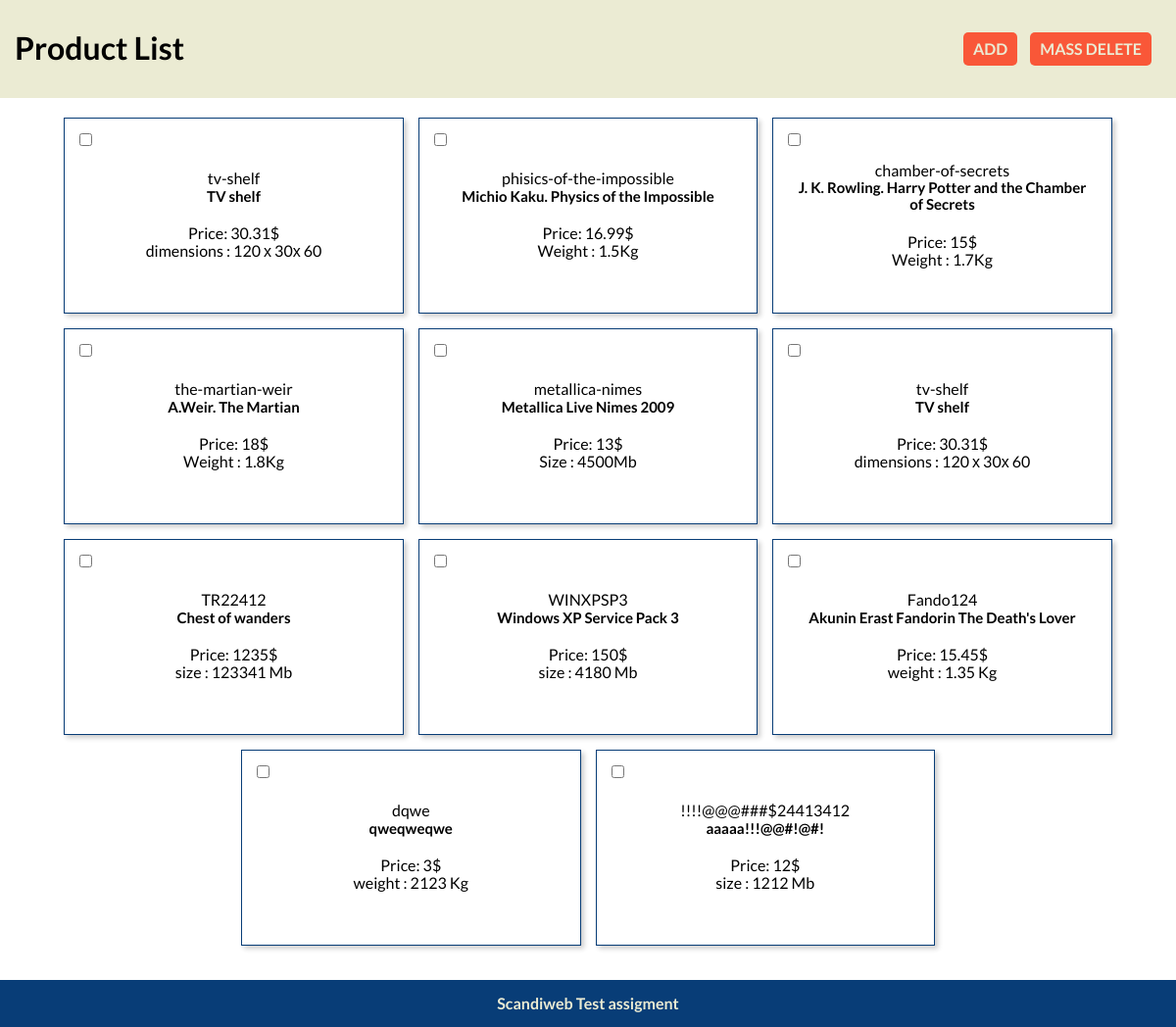
The page / on the database its author committed.
### tables this page shows
CREATE TABLE `products` (
  `id` int(11) NOT NULL,
  `name` text NOT NULL,
  `sku` text NOT NULL,
  `price` float NOT NULL,
  `features` longtext NOT NULL,
  `type` varchar(50) NOT NULL
);

### app/core/View.php (called while the page is built, shortened)
<?php
class View
{
  public $path;
  public $layout = 'default';
  public function __construct($route)
  {
    $this->path = $route['controller'] . '/' . $route['action'];
  }
  public function render($title, $vars = [])
  {
    $contentFile = 'app/views/' . $this->path . '.php';
    if(file_exists($contentFile)){
      require $contentFile;
      $content = ob_get_clean();
    }else{
      echo 'Layout is not found' . $this->path;
    }
    require 'app/views/layouts/' . $this->layout . '.php';
  }
}

### app/controllers/MainController.php (called while the page is built, shortened)
<?php
class MainController  extends Controller
{
  public function indexAction()
  {
    $result = $this->model->getProducts();
    $vars = [
      'products' => $result,
      'title' => 'Product List',
    ];
    $this->view->render('Products List', $vars);
  }
}

### index.php (called while the page is built, shortened)
<?php
spl_autoload_register(function ($class) {
  $path = str_replace('\\', '/', $class.".php");
});
$router = new Router;
$router->run();

### app/lib/Db.php (called while the page is built, shortened)
<?php
class Db
{
  protected $db;
  function __construct()
  {
    $config =  require 'app/config/db.php';
    $this->db = new PDO('mysql:host=' . $config['host'] . ';dbname=' . $config['name'], $config['user'], $config['password']);
  }
  public function query($sql, $params = [])
  {
    $stmt = $this->db->prepare($sql, $params);
    $stmt->execute();
    return  $stmt;
  }
  public function row($sql, $params = [])
  {
    $result =  $this->query($sql, $params);
    return $result->fetchAll(PDO::FETCH_ASSOC);
  }
}

### app/config/db.php (called while the page is built)
<?php
  return [
    'host' => 'localhost',
    'name' => 'mvcdb',
    'user' => 'alex_les',
    'password' => '4XHlKzFHsFtlVFhe',
  ];

### app/models/MainModel.php (called while the page is built, shortened)
<?php
class MainModel extends Model
{
  public function getProducts()
  {
    $result = $this->db->row('SELECT * FROM products;');
    return $result;
  }
}

### app/core/Model.php (called while the page is built, shortened)
<?php
abstract class Model
{
  public function __construct(){
    $this->db = new Db;
  }
}

### app/views/main/index.php (the view)
<div class="products__list">
  <?php
  extract($vars);
  foreach ($products as  $product) : ?>
    <div class="product" data-product-id="<?=$product['id']?>">
      <input class="delete-checkbox" type="checkbox">
      <div class="product__sku"><?= $product['sku'] ?></div>
      <div class="product__name"><?= $product['name'] ?></div>
      <div class="product__price">Price: <?= $product['price'] ?>$</div>
      <div class="product_feature">
        <?php
        $features = json_decode($product['features']);
        foreach ($features as $key => $value) {
          $value = ucfirst($value);
          echo "<span class=\"product__feature-name\"> $key : </span><span class=\"product__feature-value\">$value</span>";
        } ?>
      </div>
    </div>
  <?php endforeach ?>
</div>

### app/core/Router.php (shortened to what this page needs)
<?php
class Router
{
  protected $routes = [];
  protected $params = [];
  function add($route, $params)
  {
    $route = '#^' . $route . '$#';
    $this->routes[$route] = $params;
  }
  function match()
  {
    $url = trim($_SERVER["REQUEST_URI"], '/');
    foreach ($this->routes as $route => $params) {
      if (preg_match($route, $url, $matches)) {
        $this->params = $params;
        return true;
      }
    }
    return false;
  }
  function run()
  {
    if ($this->match()) {
      $path = 'app\controllers\\' . ucfirst($this->params['controller']) . 'Controller';
      if (class_exists($path)) {
        $action = $this->params['action'] . 'Action';
        if (method_exists($path, $action)) {
          $controller = new $path($this->params);
          $controller->$action();
        } else {
          View::errorCode(404);
        }
      } else {
        View::errorCode(404);
      }
    }else{
      View::errorCode(404);
    }
  }
}

### app/views/layouts/default.php (shortened to what this page needs)
<!DOCTYPE html>
<html lang="ru">
<head>
  <link rel="stylesheet" href="/app/accets/css/main.min.css">
</head>
<body>
  <header class="header">
    <div class="header__inner">
      <h1 class="header__title">Product List</h1>
      <div class="header__buttons">
        <button class="btn" onclick="document.location.href = 'product/add';">ADD</button>
        <button class="btn" id="delete-product-btn">MASS DELETE</button>
      </div>
    </div>
  </header>
  <section class="products">
    <div class="container">
    <?php echo $content; ?>
    </div>
  </section>
  <footer class="footer">
    <p class="footer__text">Scandiweb Test assigment </p>
  </footer>
</body>
</html>

### rows shown on the page
products: sku "tv-shelf", name "TV shelf", price "30.31", key "dimensions", value "120 х 30х 60"
products: sku "phisics-of-the-impossible", name "Michio Kaku. Physics of the Impossible", price "16.99", key "Weight", value "1.5Kg"
products: sku "chamber-of-secrets", name "J. K. Rowling. Harry Potter and the Chamber of Secrets", price "15", key "Weight", value "1.7Kg"
products: sku "the-martian-weir", name "A.Weir. The Martian", price "18", key "Weight", value "1.8Kg"
products: sku "metallica-nimes", name "Metallica Live Nimes 2009", price "13", key "Size", value "4500Mb"
products: sku "tv-shelf", name "TV shelf", price "30.31", key "dimensions", value "120 х 30х 60"
products: sku "TR22412", name "Chest of wanders", price "1235", key "size", value "123341 Mb"
products: sku "WINXPSP3", name "Windows XP Service Pack 3", price "150", key "size", value "4180 Mb"
products: sku "Fando124", name "Akunin Erast Fandorin The Death's Lover", price "15.45", key "weight", value "1.35 Kg"
products: sku "dqwe", name "qweqweqwe", price "3", key "weight", value "2123 Kg"
products: sku "!!!!@@@###$24413412", name "aaaaa!!!@@#!@#!", price "12", key "size", value "1212 Mb"
